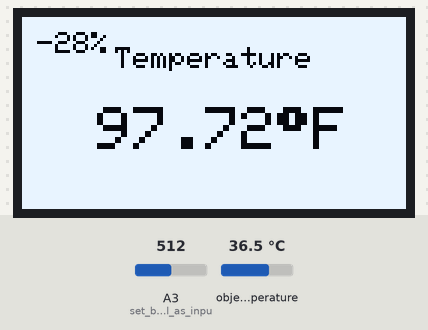
A sketch run on a simulated Arduino Uno, built with avr-gcc and run on an emulated ATmega328P. Shown: 128×64 one-colour display. Inputs (shaded band) come from the test bench; at power-on: object temperature 36.5 °C, A3 (set_battery_level_as_inpu) = 512. What the sketch prints to the serial monitor is not drawn.

Above: at 4.6 s.
4.7 s: object temperature set to 20 °C
At 6.6 s:
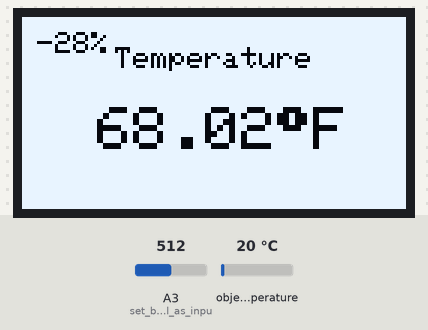
7.2 s: A3 (set_battery_level_as_inpu) set to 490
At 8.6 s:
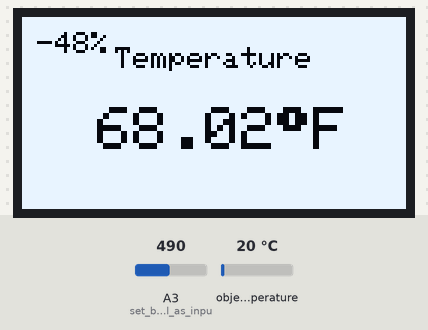
9.1 s: object temperature set to 26 °C
At 10.9 s:
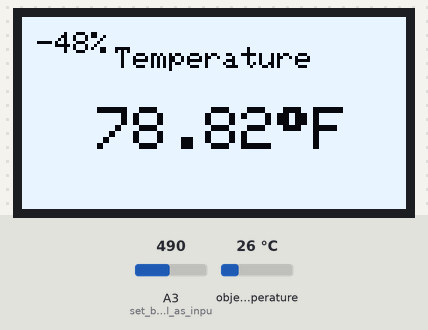
11.8 s: A3 (set_battery_level_as_inpu) set to 306
At 12.9 s:
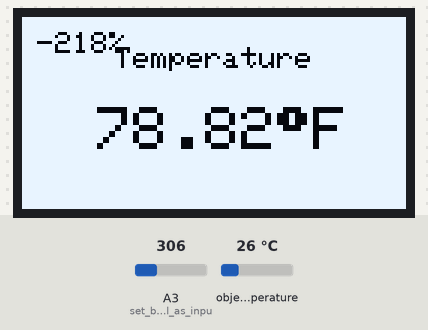
13.7 s: object temperature set to 32 °C
At 15.3 s:
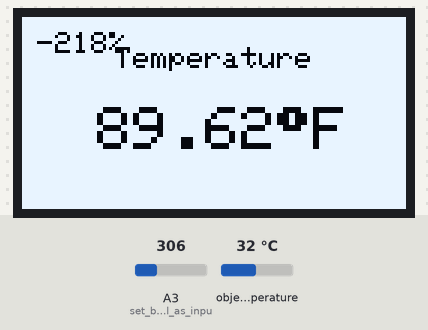
16.5 s: A3 (set_battery_level_as_inpu) set to 122
At 17.3 s:
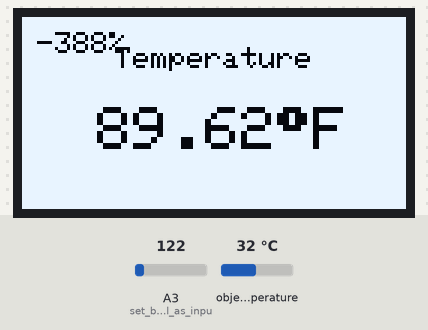
Timing chart, 0 to 19.3 s (numbered marks = the images above; inputs shaded):
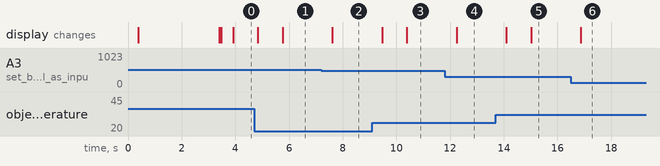

The sketch:

tempSensor.ino
```cpp
#include <Wire.h>
#include <Adafruit_MLX90614.h>
#include <Adafruit_GFX.h>
#include <Adafruit_SSD1306.h>


#define SCREEN_WIDTH 128    // OLED display width, in pixels
#define SCREEN_HEIGHT 64    // OLED display height, in pixels
#define OLED_RESET -1       // Reset pin # (or -1 if sharing Arduino reset pin)
Adafruit_SSD1306 display(SCREEN_WIDTH, SCREEN_HEIGHT, &Wire, OLED_RESET);


Adafruit_MLX90614 mlx = Adafruit_MLX90614();

double temp_amb;
double temp_obj;


void fillrect(void) {
  display.clearDisplay();

  for(int16_t i=0; i<display.height()/2; i+=3) {
    // The INVERSE color is used so rectangles alternate white/black
    if(i>20) {
      display.fillRect(i, i, display.width()-i*2, display.height()-i*2, BLACK);
    }
    else {
      display.fillRect(i, i, display.width()-i*2, display.height()-i*2, SSD1306_INVERSE);
    }
    display.display(); // Update screen with each newly-drawn rectangle
    delay(1);
  }

  delay(10);
}

void fillrect2(void) {

  for(int16_t i=21; i<display.height()/2; i+=3) {
    // The INVERSE color is used so rectangles alternate white/black
    display.fillRect(i, i, display.width()-i*2, display.height()-i*2, SSD1306_INVERSE);
    display.display(); // Update screen with each newly-drawn rectangle
    delay(1);
  }

  delay(10);
}

void setup()
{
  pinMode(A3, INPUT); //set battery level as input


  Serial.begin(9600);
  mlx.begin();         //Initialize MLX90614
  display.begin(SSD1306_SWITCHCAPVCC, 0x3C); //initialize with the I2C addr 0x3C (128x64)

  Serial.println("Temperature Sensor MLX90614");

  fillrect();

  display.setCursor(25,30);
  display.setTextSize(1);
  display.setTextColor(WHITE);
  display.println("Loading..");

  display.display();
  delay(3000);
  fillrect2();
}

int calcBatteryLvl() {
//     get battery % from input pin, Battery percentage has
//      a voltage range of 4.2 @ 100% to 3.7 @ 10%.
//      Going lower than 3.7 is bad for the battery.
//      Use voltage divider to divide in half
  float batteryVolt = (analogRead(A3)/1023.0)*3.3;
  Serial.print("Battery Level = ");
  Serial.println(batteryVolt);
  return round((((batteryVolt*2)-3.5)/0.7)*100);
}

void loop()
{

  //Reading room temperature and object temp
  //for reading Fahrenheit values, use
  //mlx.readAmbientTempF() , mlx.readObjectTempF()
  //temp_amb = mlx.readAmbientTempF();
  int i;
  double sum=0;
  for (i=0; i<500; ++i) {
    sum += mlx.readObjectTempF();
  }
  temp_obj = sum/500.0;

  int batteryLvl =  calcBatteryLvl();

  //Serial Monitor
  Serial.print("Room Temp = ");
  Serial.println(temp_amb);
  Serial.print("Object temp = ");
  Serial.println(temp_obj);

  display.clearDisplay();
  display.fillScreen(WHITE);

  display.setCursor(5,5);
  display.setTextSize(1);
  display.setTextColor(BLACK);
  display.print(batteryLvl);
  display.print("%");

  display.setCursor(25,10);  // 25,10
  display.setTextSize(1);
  display.setTextColor(BLACK);
  display.println(" Temperature");
  display.setCursor(25,30);
  display.setTextSize(2);
  display.print(temp_obj);
  display.print((char)247);
  display.print("F");
  display.display();

  delay(500);
}
```

Measured:
- after the input at 4.7 s, the display: first changes after 0.14 s (image 1 shows a later state)
- after the input at 7.2 s, the display: changes after 0.42 s (image 2)
- after the input at 9.1 s, the display: first changes after 0.37 s (image 3 shows a later state)
- after the input at 11.8 s, the display: changes after 0.44 s (image 4)
- after the input at 13.7 s, the display: first changes after 0.39 s (image 5 shows a later state)
- after the input at 16.5 s, the display: changes after 0.36 s (image 6)
